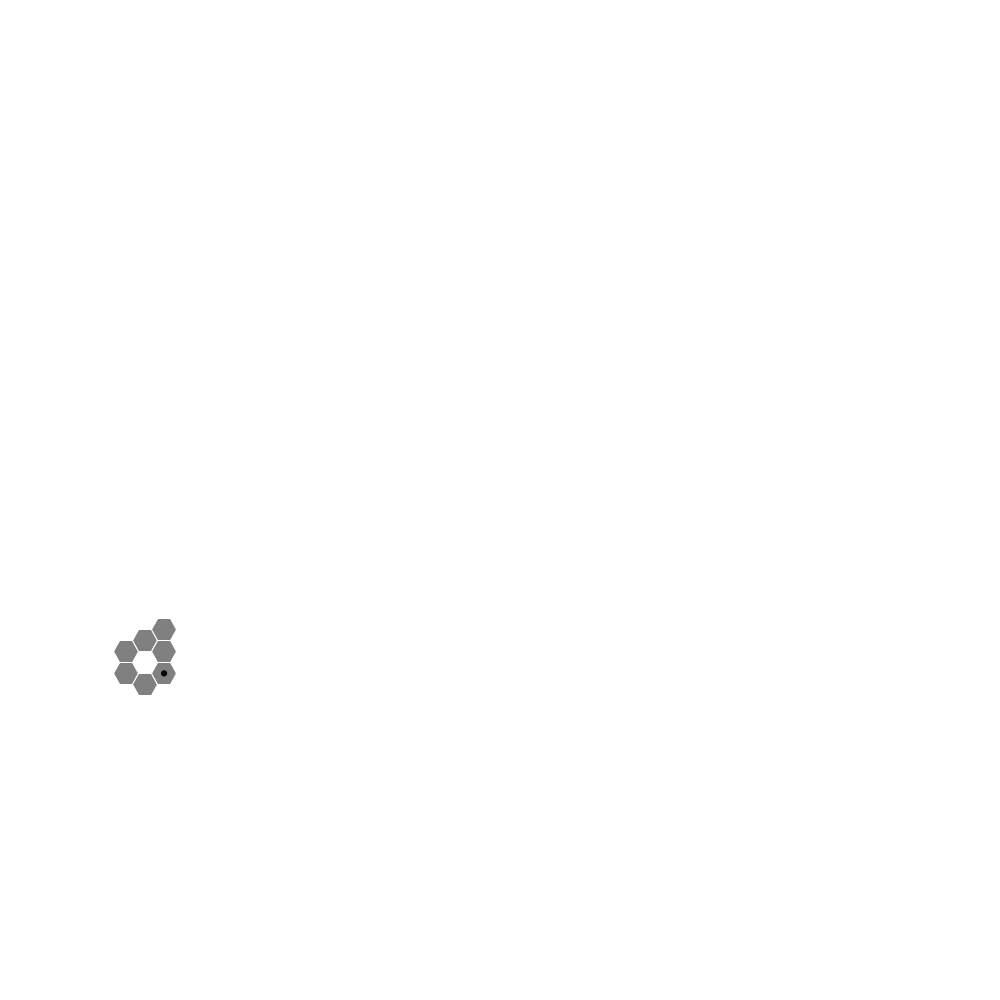
Frame 1 (no input)
Frame 60 (the mouse pressed at the canvas centre just before this capture): blank canvas, image omitted
Frame 120 (the mouse held since frame 60 and released just before this capture): blank canvas, image omitted

The Processing sketch that drew this single still picture (run headless with seeded random() and noise(); from frame 60 on, the mouse is pressed at the canvas centre):

// Processing sketch: tile_shape_robot
// ── tile_shape_robot.pde
class Point {
  int x, y;

  Point(int x, int y) {
    this.x = x;
    this.y = y;
  }

  Point add(Point other) {
    return new Point(this.x + other.x, this.y + other.y);
  }
}

class TriangularLattice {
  int n;
  float radius;
  boolean[][] tiles;
  Point robotPosition;
  boolean robotHasTile;
  int lineBuildState;
  int searchTileDirState;
  String[] searchTileDirs;
  boolean finishedLine;

  TriangularLattice(int n, int rx, int ry) {
    this.n = n;
    this.radius = width / (float)this.n;
    this.tiles = new boolean[this.n][this.n]; // Assuming a square grid for simplicity
    this.robotPosition = new Point(rx, ry);
    this.robotHasTile = false;
    this.lineBuildState = 0;
    this.searchTileDirState = 0;
    this.searchTileDirs = new String[]{"N", "NW", "SW"};
    this.finishedLine = false;
  }

  void addTile(int x, int y) {
    if (x % 2 != y % 2) {
      println("x % 2 !== y % 2");
      return;
    }
    this.tiles[x][y] = true;
  }

  void moveRobot(String dir) {
    Point displacement = dirToDisplacement(dir);
    this.robotPosition = this.robotPosition.add(displacement);
  }

  void buildLine() {
    switch (this.lineBuildState) {
    case 0:
      goSouth();
      break;
    case 1:
      searchTile();
      break;
    case 2:
      moveTileSE();
      break;
    case 3:
      moveTileS();
      break;
    }
  }

  void goSouth() {
    Point nextPos = this.robotPosition.add(dirToDisplacement("S"));
    if (tileExists(nextPos)) {
      this.moveRobot("S");
    } else {
      this.lineBuildState = 1;
    }
  }

  void searchTile() {
    boolean movedInThisRound = false;
    int tries = 3;
    while (!movedInThisRound && tries > 0) {
      String currDir = this.searchTileDirs[this.searchTileDirState];
      Point nextPos = this.robotPosition.add(dirToDisplacement(currDir));
      if (tileExists(nextPos)) {
        this.moveRobot(currDir);
        movedInThisRound = true;
      } else {
        tries--;
      }
      this.searchTileDirState = (this.searchTileDirState + 1) % 3;
    }
    if (tries == 0) {
      this.lineBuildState = 2;
    }
  }

  void moveTileSE() {
    Point nextPos = this.robotPosition.add(dirToDisplacement("SE"));
    boolean isEasternmostCol = true;
    for (boolean cell : this.tiles[nextPos.x]) {
      if (cell) {
        isEasternmostCol = false;
      }
    }
    if (isEasternmostCol) {
      this.lineBuildState = 4;
      this.finishedLine = true;
      return;
    }
    this.robotHasTile = true;
    this.tiles[this.robotPosition.x][this.robotPosition.y] = false;
    if (tileExists(nextPos)) {
      this.moveRobot("SE");
      this.lineBuildState = 3;
    } else {
      this.moveRobot("SE");
      this.robotHasTile = false;
      this.tiles[this.robotPosition.x][this.robotPosition.y] = true;
      this.lineBuildState = 0;
    }
  }

  void moveTileS() {
    Point nextPos = this.robotPosition.add(dirToDisplacement("S"));
    if (tileExists(nextPos)) {
      this.moveRobot("S");
    } else {
      this.moveRobot("S");
      this.robotHasTile = false;
      this.tiles[this.robotPosition.x][this.robotPosition.y] = true;
      this.lineBuildState = 0;
    }
  }

  boolean tileExists(Point pos) {
    return pos.x >= 0 && pos.x < tiles.length && pos.y >= 0 && pos.y < tiles[0].length && tiles[pos.x][pos.y];
  }

  void display() {
    stroke(255);
    for (int x = 0; x < tiles.length; x++) {
      for (int y = 0; y < tiles[x].length; y++) {
        if (!tiles[x][y]) continue;
        float pixelX = x * this.radius * 0.758f + this.radius / 2;
        float pixelY = (y * this.radius * 0.871f) / 2;
        if (this.finishedLine) {
          drawHexagon(pixelX, pixelY, this.radius / 2, color(0, 200, 0));
        } else {
          drawHexagon(pixelX, pixelY, this.radius / 2, color(128, 128, 128));
        }
        if (this.robotPosition.x == x && this.robotPosition.y == y) {
          drawRobot(pixelX, pixelY, this.radius / 4);
        }
      }
    }
  }
}

Point dirToDisplacement(String dir) {
  switch (dir) {
  case "N":
    return new Point(0, 2);
  case "NE":
    return new Point(1, 1);
  case "NW":
    return new Point(-1, 1);
  case "S":
    return new Point(0, -2);
  case "SE":
    return new Point(1, -1);
  case "SW":
    return new Point(-1, -1);
  default:
    println("can not go " + dir + ".");
    return new Point(0, 0);
  }
}

void drawRobot(float x, float y, float radius) {
  noStroke();
  fill(0);
  ellipse(x, y, radius, radius);
}

void drawHexagon(float x, float y, float radius, color col) {
  fill(col);
  stroke(255);
  beginShape();
  for (float angle = 0; angle < TWO_PI; angle += TWO_PI / 6) {
    float xVertex = x + cos(angle) * radius;
    float yVertex = y + sin(angle) * radius;
    vertex(xVertex, yVertex);
  }
  endShape(CLOSE);
}

TriangularLattice lattice;

void setup() {
  size(1000, 1000);
  lattice = new TriangularLattice(40, 8, 32);

  lattice.addTile(6, 32);
  lattice.addTile(7, 33);
  lattice.addTile(8, 32);
  lattice.addTile(7, 29);
  lattice.addTile(8, 30);
  lattice.addTile(6, 30);
  lattice.addTile(8, 34);

  frameRate(3);
}

void draw() {
  translate(0, height); // moves the origin to bottom left
  scale(1, -1); // flips the y values so y increases "up"
  background(255);
  lattice.buildLine();
  lattice.display();
}
